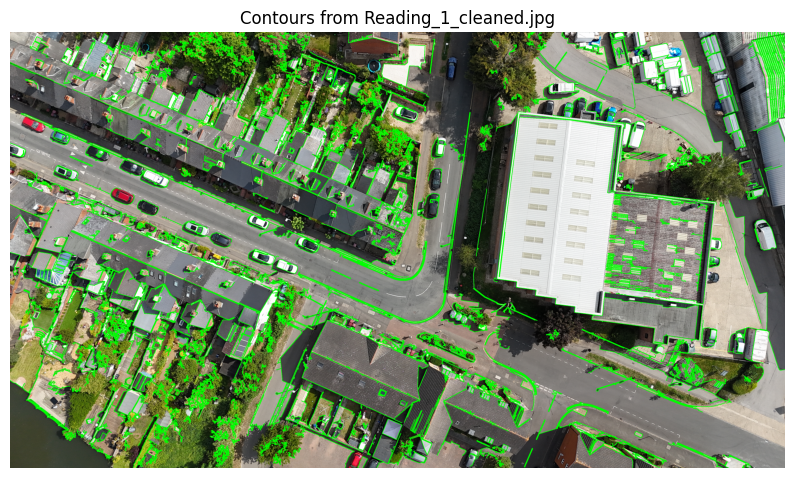
#> input picture src/components/contour_extractor/multi_output/drone_contours.png, 794 x 478 px; the run also reads 1 picture not shown here
$ python test_contour_extractor.py --drone-image multi_output/drone_contours.png --satellite-image output/satellite_contours.png
#> lines starting #> are read from the running program, lines starting #| are printed output that depends on the picture; after the words box and inside, x2 and y2 are one past the last pixel; in counts of white or black regions, pixels touching at a corner belong together
### src/components/contour_extractor/contour_extractor.py
#!/usr/bin/env python3
"""
Contour Extractor Component - Extracts contours from drone and satellite images
for subsequent alignment and matching by the Rotation Normalization Agent.
"""

import cv2
import numpy as np
import json
import matplotlib.pyplot as plt
import os
from typing import Dict, List, Tuple, Any, Optional

class ContourExtractor:
    """
    Extracts contours from drone and satellite images for use in image matching.
    """

    def __init__(self,
                 canny_threshold1: int = 100,
                 canny_threshold2: int = 200,
                 min_contour_length: int = 150,
                 gaussian_blur_kernel: Tuple[int, int] = (5, 5)):
        """
        Initialize the ContourExtractor with parameters for edge detection and filtering.

        Args:
            canny_threshold1: Lower threshold for Canny edge detector
            canny_threshold2: Upper threshold for Canny edge detector
            min_contour_length: Minimum length (in pixels) for a contour to be considered valid
            gaussian_blur_kernel: Kernel size for Gaussian blur preprocessing
        """
        self.canny_threshold1 = canny_threshold1
        self.canny_threshold2 = canny_threshold2
        self.min_contour_length = min_contour_length
        self.gaussian_blur_kernel = gaussian_blur_kernel

    def preprocess_image(self, image_path: str) -> np.ndarray:
        """
        Preprocess an image for contour extraction.

        Args:
            image_path: Path to the image file

        Returns:
            Preprocessed image as numpy array
        """
        # Load image
        image = cv2.imread(image_path)
        if image is None:
            raise FileNotFoundError(f"Could not load image from {image_path}")

        # Convert to grayscale
        gray = cv2.cvtColor(image, cv2.COLOR_BGR2GRAY)

        # Apply Gaussian blur to reduce noise
        blurred = cv2.GaussianBlur(gray, self.gaussian_blur_kernel, 0)

        # Apply Canny edge detection
        edges = cv2.Canny(blurred,
                          self.canny_threshold1,
                          self.canny_threshold2)

        return edges

    def extract_contours(self, preprocessed_image: np.ndarray) -> List[np.ndarray]:
        """
        Extract contours from a preprocessed image.

        Args:
            preprocessed_image: Image that has been processed with edge detection

        Returns:
            List of contours as numpy arrays
        """
        # Find contours in the edge image
        contours, _ = cv2.findContours(
            preprocessed_image,
            cv2.RETR_EXTERNAL,
            cv2.CHAIN_APPROX_SIMPLE
        )

        # Filter contours by length
        filtered_contours = []
        for contour in contours:
            if len(contour) >= self.min_contour_length:
                filtered_contours.append(contour)

        return filtered_contours

    def visualize_contours(self,
                          image_path: str,
                          contours: List[np.ndarray],
                          output_path: Optional[str] = None) -> None:
        """
        Visualize contours on the original image.

        Args:
            image_path: Path to the original image
            contours: List of contours to visualize
            output_path: Path to save the visualization (if None, displays instead)
        """
        # Load the original image
        image = cv2.imread(image_path)
        if image is None:
            raise FileNotFoundError(f"Could not load image from {image_path}")

        # Create a copy for visualization
        vis_image = image.copy()

        # Draw contours on the image
        cv2.drawContours(vis_image, contours, -1, (0, 255, 0), 2)

        # Convert from BGR to RGB for matplotlib
        vis_image_rgb = cv2.cvtColor(vis_image, cv2.COLOR_BGR2RGB)

        # Display or save
        plt.figure(figsize=(10, 8))
        plt.imshow(vis_image_rgb)
        plt.title(f"Contours from {os.path.basename(image_path)}")
        plt.axis('off')

        if output_path:
            plt.savefig(output_path, bbox_inches='tight')
            plt.close()
        else:
            plt.show()

    def format_contours_for_output(self,
                                  contours: List[np.ndarray]) -> List[Dict[str, Any]]:
        """
        Format contours for JSON output.

        Args:
            contours: List of contours as numpy arrays

        Returns:
            List of contours in the expected JSON format
        """
        formatted_contours = []

        for contour in contours:
            # Convert to a list of [x, y] points
            points = contour.reshape(-1, 2).tolist()

            # Calculate contour length
            length = cv2.arcLength(contour, closed=True)

            formatted_contours.append({
                "points": points,
                "length": float(length)
            })

        return formatted_contours

    # [74 lines left out: functions process_drone_image, process_satellite_image, process_input, not called in this run]

# Example usage
# [25 lines that do not run on import are left out]

### src/components/contour_extractor/test_contour_extractor.py
#!/usr/bin/env python3
"""
Test script for the ContourExtractor component.
"""

import os
import sys
import json
import argparse
from contour_extractor import ContourExtractor

def parse_args():
    """Parse command line arguments."""
    parser = argparse.ArgumentParser(description="Test the Contour Extractor component")
    parser.add_argument("--drone-image", required=True, help="Path to drone image")
    parser.add_argument("--satellite-image", required=True, help="Path to satellite image")
    parser.add_argument("--output-dir", default="output", help="Directory to save visualization output")
    parser.add_argument("--min-length", type=int, default=150, help="Minimum contour length")
    parser.add_argument("--canny-low", type=int, default=100, help="Lower threshold for Canny edge detector")
    parser.add_argument("--canny-high", type=int, default=200, help="Upper threshold for Canny edge detector")
    return parser.parse_args()

def main():
    """Run contour extraction test."""
    args = parse_args()

    # Ensure output directory exists
    os.makedirs(args.output_dir, exist_ok=True)

    # Initialize the contour extractor
    extractor = ContourExtractor(
        canny_threshold1=args.canny_low,
        canny_threshold2=args.canny_high,
        min_contour_length=args.min_length
    )

    print(f"Processing drone image: {args.drone_image}")

    # Extract contours from drone image
    preprocessed_drone = extractor.preprocess_image(args.drone_image)
#> in preprocess_image, image is the input picture: shape (478, 794, 3); mean B, G, R 112.9, 146.2, 124.8
#> in preprocess_image, `gray = cv2.cvtColor(image, cv2.COLOR_BGR2GRAY)`:
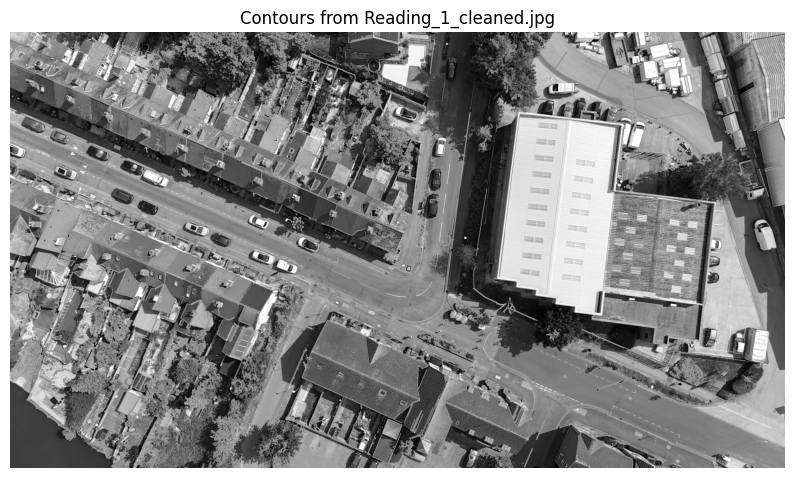
#> gray: shape (478, 794); min 0, max 255, mean 136
#> in preprocess_image, `edges = cv2.Canny(blurred, self.canny_threshold1, self.canny_threshold2)`:
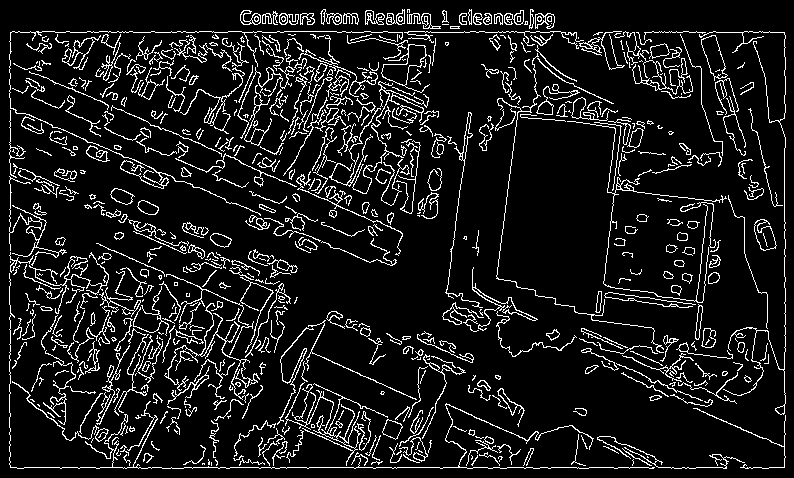
#> edges: shape (478, 794); 10.3% white in thin lines or dots
    drone_contours = extractor.extract_contours(preprocessed_drone)
#> in extract_contours, `contours, _ = cv2.findContours( preprocessed_image, cv2.RETR_EXTERNAL,..`: contours = 651 contours, 471 with area under 20; largest, box (x1, y1, x2, y2) and area: (381, 44, 430, 93) 780, (701, 35, 728, 81) 610, (754, 219, 777, 251) 401, (382, 419, 403, 440) 250, (110, 188, 135, 205) 238
#> the loop in extract_contours, `for contour in contours:` made 651 passes
#> contour on passes 2, 8, 28: [[211, 462], [211, 465]], [[647, 456], [647, 457], [648, 457]], [[363, 443], [364, 443]]
#> after the loop in extract_contours, `for contour in contours:`: filtered_contours = 45 contours, 1 with area under 20; largest, box (x1, y1, x2, y2) and area: (9, 176, 67, 258) 232, (302, 383, 388, 466) 231, (244, 85, 272, 146) 206, (445, 112, 483, 308) 192, (180, 67, 245, 126) 190
#> drone_contours has the same summary as filtered_contours in extract_contours

    print(f"Found {len(drone_contours)} contours in drone image")
#| Found 45 contours in drone image

    # Save visualization of drone contours
    drone_vis_path = os.path.join(args.output_dir, "drone_contours.png")
    extractor.visualize_contours(args.drone_image, drone_contours, drone_vis_path)
#> in visualize_contours, `cv2.drawContours(vis_image, contours, -1, (0, 255, 0), 2)`:
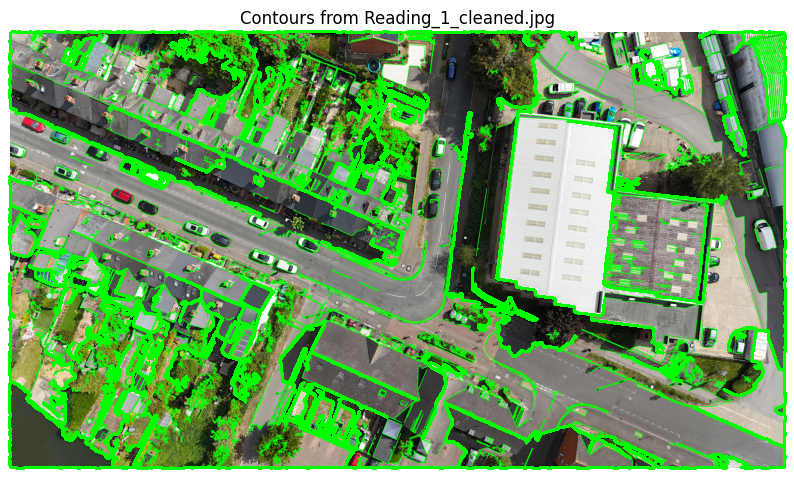
#> vis_image: shape (478, 794, 3); 12.62% of pixels changed, all inside (x1, y1, x2, y2) = (8, 30, 787, 470)
    print(f"Saved drone contour visualization to {drone_vis_path}")

    print(f"Processing satellite image: {args.satellite_image}")

    # Extract contours from satellite image
    preprocessed_satellite = extractor.preprocess_image(args.satellite_image)
    satellite_contours = extractor.extract_contours(preprocessed_satellite)
#> the loop in extract_contours (call 2), `for contour in contours:` made 651 passes
#> satellite_contours has the same summary as filtered_contours in extract_contours

    print(f"Found {len(satellite_contours)} contours in satellite image")
#| Found 45 contours in satellite image

    # Save visualization of satellite contours
    satellite_vis_path = os.path.join(args.output_dir, "satellite_contours.png")
    extractor.visualize_contours(args.satellite_image, satellite_contours, satellite_vis_path)
    print(f"Saved satellite contour visualization to {satellite_vis_path}")

    # Format contours for output
    formatted_drone_contours = extractor.format_contours_for_output(drone_contours)
#> the loop in format_contours_for_output, `for contour in contours:` made 45 passes
#> length on passes 1 to 12: 645.5, 423.6, 856.7, 596.2, 310.2, 336.3, 357.8, 467.5, 435.7, 321.3, 392.7, 440.3
#> after the loop in format_contours_for_output, `for contour in contours:`: formatted_contours = 45 items
#> formatted_drone_contours = 45 items
    formatted_satellite_contours = extractor.format_contours_for_output(satellite_contours)
#> the loop in format_contours_for_output (call 2), `for contour in contours:` made 45 passes
#> formatted_satellite_contours = 45 items

    # Create example output
    output = {
        "image_id": os.path.basename(args.drone_image).split('.')[0],
        "drone_contours": formatted_drone_contours,
        "satellite_contours": [
            {
                "area_id": "test_area",
                "contours": formatted_satellite_contours,
                "bounds": [0, 0, 1000, 1000]  # Placeholder bounds
            }
        ]
    }

    # Write output to JSON file
    output_json_path = os.path.join(args.output_dir, "contours_output.json")
    with open(output_json_path, 'w') as f:
        json.dump(output, f, indent=2)

    print(f"Saved contour data to {output_json_path}")
    print("\nTest completed successfully!")

if __name__ == "__main__":
    main()
